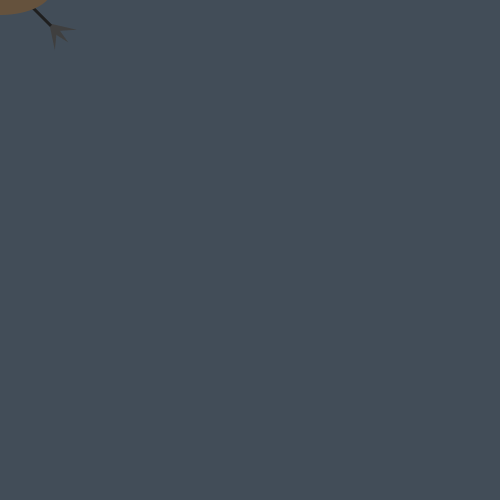
Frame 1 (no input)
Frame 60 (the mouse pressed at the canvas centre just before this capture): identical to frame 1, image omitted
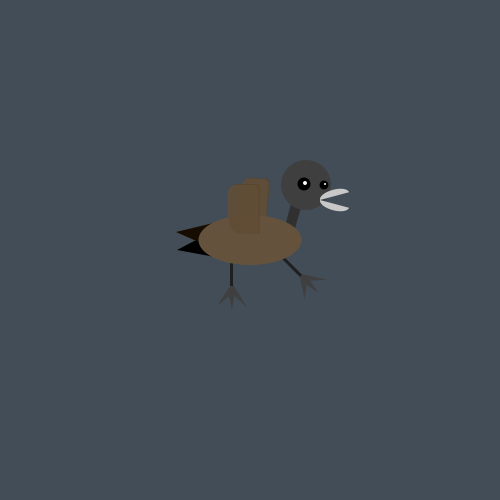
Frame 120 (the mouse held since frame 60 and released just before this capture)

The Processing sketch that drew these frames (run headless with seeded random() and noise(); from frame 60 on, the mouse is pressed at the canvas centre):

// Processing sketch: P4_Nguyen
// ── P4_Nguyen.pde
float bodyBrightness = 101;
float smallEyeSize = 9;
float smallPupilSize = 2;
float largeEyeSize = 13;
float largePupilSize = 4;
boolean gooseHonking = false;
int frame = 1;
int numFrames = 16;
float rb = 10;
float rf = -5;
boolean step = false;
boolean reflect = false;

void setup() {
  size(500, 500);
}

void draw() {
  background(66, 77, 88);

  //neck
  fill(48);
  quad(mouseX+34, mouseY-20, mouseX+46, mouseY-65, mouseX+52, mouseY-46, mouseX+42, mouseY-11);

  //head
  noStroke();
  fill(63);
  ellipse(mouseX+56, mouseY-65, 50, 50);

  //emouseYes
  fill(0);
  ellipse(mouseX+74, mouseY-65, smallEyeSize, smallEyeSize);
  ellipse(mouseX+54, mouseY-66, largeEyeSize, largeEyeSize);
  fill(255);
  ellipse(mouseX+75, mouseY-66, smallPupilSize, smallPupilSize);
  ellipse(mouseX+55, mouseY-67, largePupilSize, largePupilSize);

  //backwing
  colorMode(HSB);
  rectMode(CENTER);
  pushMatrix();
  translate(mouseX+28, mouseY-6);
  rotate(radians(rb));
  fill(23, 142, 91, 200);
  rect(-27, -41, 27, 46, 10, 5, 0, 20);
  fill(23, 100, 101, 150);
  rect(-28, -40, 27, 46, 10, 5, 0, 20);
  popMatrix();
  colorMode(RGB);

  //tailfeathers
  fill(0);
  triangle(mouseX-73, mouseY-0, mouseX-29, mouseY-23, mouseX-35, mouseY+7);
  fill(23, 12, 0);
  triangle(mouseX-74, mouseY-18, mouseX-16, mouseY-32, mouseX-49, mouseY-7);

  //left foot
  noStroke();
  fill(63);
  pushMatrix();
  translate(mouseX-20, mouseY+5);
  rotate(radians(step ? -45:0));
  triangle(-2, 37, 5, 37, 2, 55);
  triangle(2, 28, 4, 37, -13, 51);
  triangle(2, 28, 0, 37, 17, 52);
  popMatrix();

  //right foot
  fill(63);
  pushMatrix();
  translate(mouseX+28, mouseY+5);
  rotate(radians(step ? 0:-45));
  triangle(-2, 37, 5, 37, 2, 55);
  triangle(2, 28, 4, 37, -13, 51);
  triangle(2, 28, 0, 37, 17, 52);
  popMatrix();

  //legs
  fill(31);
  rectMode(CORNER);
  pushMatrix();
  translate(mouseX-20, mouseY+5);
  rotate(radians(step ? -45:0));
  rect(0, 0, 3, 31); // left
  popMatrix();
  pushMatrix();
  translate(mouseX+28, mouseY+5);
  rotate(radians(step ? 0:-45));
  rect(0, 0, 3, 31); // right
  popMatrix();

  //bodmouseY
  colorMode(HSB);
  fill(23, 100, bodyBrightness);
  ellipse(mouseX+0, mouseY-10, 103, 50);
  colorMode(RGB);

  //frontwing
  colorMode(HSB);
  rectMode(CENTER);
  pushMatrix();
  translate(mouseX+25, mouseY+4);
  rotate(radians(rf));
  fill(23, 142, 91, 200);
  rect(-31, -45, 31, 50, 10, 5, 0, 20);
  fill(23, 100, 101, 150);
  rect(-32, -44, 31, 50, 10, 5, 0, 20);
  popMatrix();
  colorMode(RGB);

  //beak
  fill(200);

  pushMatrix();
  translate(mouseX+70, mouseY-50);
  rotate(radians(15));
  arc(15, 0, 30, 13, 0, PI);
  popMatrix();
  pushMatrix();
  translate(mouseX+70, mouseY-50);
  rotate(radians(-15));
  arc(15, 0, 30, 13, PI, TWO_PI);
  popMatrix();
  pushMatrix();
  fill(255, 0, 0);
  translate(mouseX-85, mouseY-80);
  rotate(radians(45));
  popMatrix();

  rb = 5;
  rf = 0;
}
